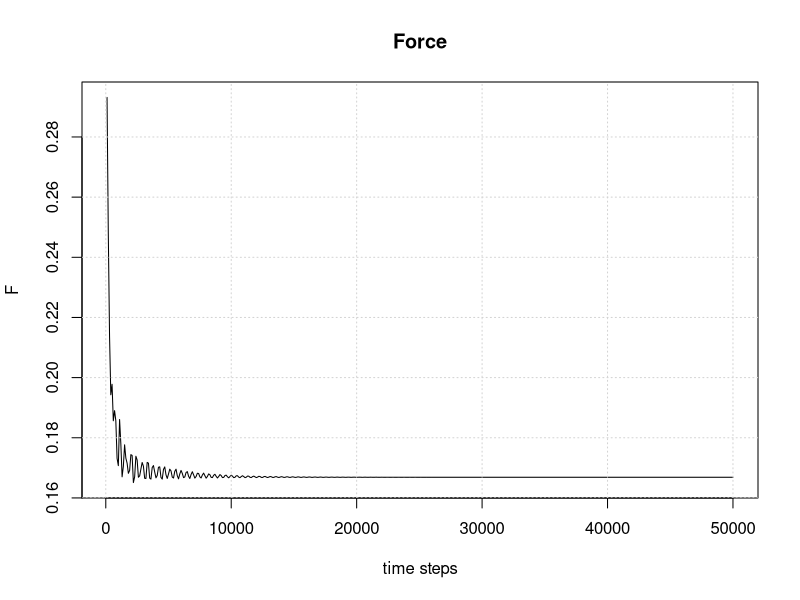
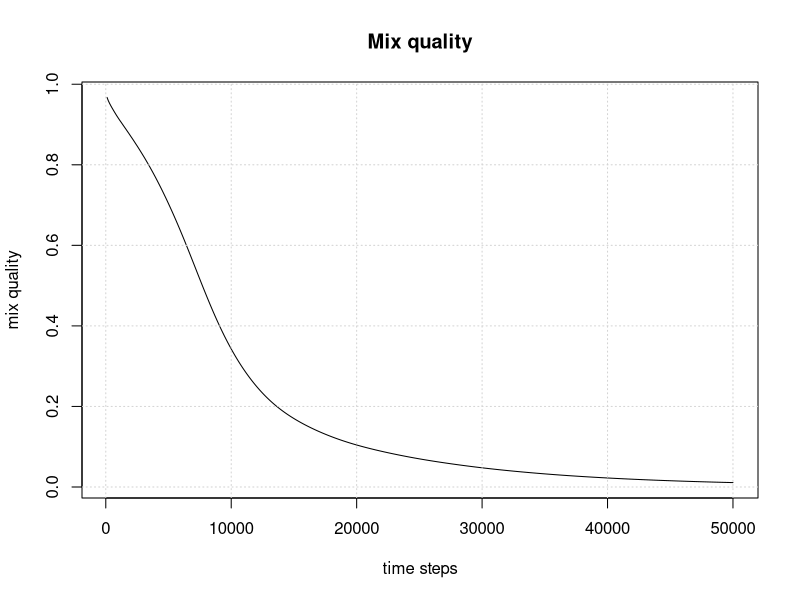
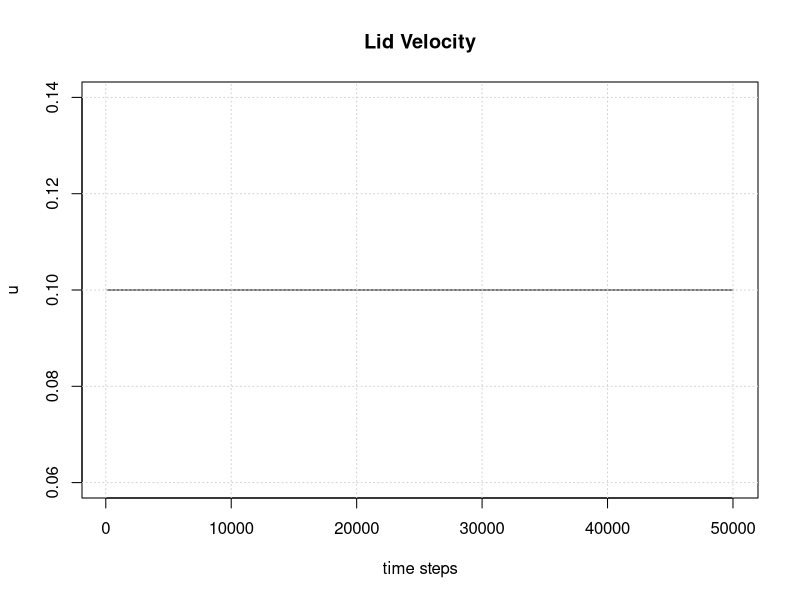
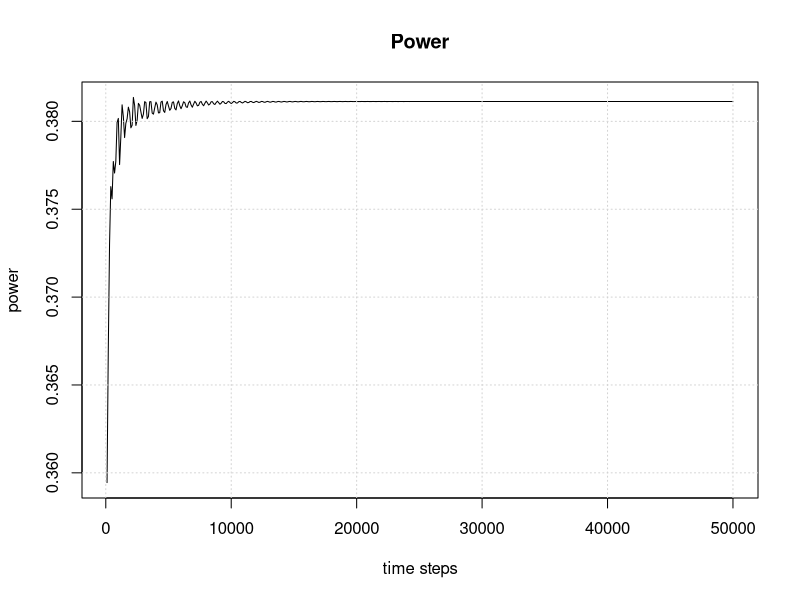
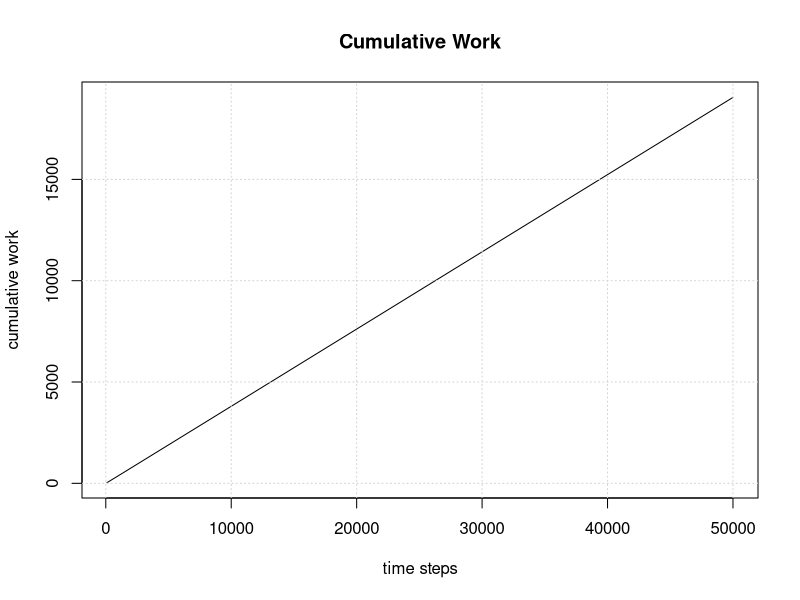

Here is the R script that generated these plots, in order:

#setwd("~/TCLB/")
setwd("D:/STUDIA/MEIL_MGR/MSc/WYNIKI_reference/Filip_ref/output_FilipRefCase/")

#setwd("E:/LBM/WYNIKI_optymalizacja")
rm(list=ls()) # clear the workspace


#tab = read.csv("lid_withVeloControl_Log_P00_00000000.csv")
#tab = read.csv("lid_constVelo_100k_v0000_Log_P00_00000000.csv")
#tab = read.csv("REF_ADJ_50k_Sin2T_50k_v0100_Log_P00_00000000.csv")

tab = read.csv("Filip_refCase_Log_P00_00000000.csv")

#tab = read.csv("lid_Log_Sin2Pi_50k_velo0100.csv")

plot(tab$Iteration,tab$NMovingWallForce,type="l",
     main="Force", xlab="time steps", ylab="F")
grid(nx = NULL, ny = NULL, col = "lightgray", lty = "dotted")

plot(tab$Iteration,tab$TotalTempSqr/tab$CountCells,type="l",
     main="Mix quality", xlab="time steps", ylab="mix quality")
grid(nx = NULL, ny = NULL, col = "lightgray", lty = "dotted")

#plot(tab$Iteration,tab$SWallForce,type="l")

plot(tab$Iteration,tab$MovingWallVelocity.DefaultZone,type="l",
     main="Lid Velocity", xlab="time steps", ylab="u")
grid(nx = NULL, ny = NULL, col = "lightgray", lty = "dotted")


plot(tab$Iteration,tab$MovingWallPower,type="l",
     main="Power", xlab="time steps", ylab="power")
grid(nx = NULL, ny = NULL, col = "lightgray", lty = "dotted")

plot(tab$Iteration,cumsum(tab$MovingWallPower)*tab$Iteration[1], type="l",
     main="Cumulative Work", xlab="time steps", ylab="cumulative work")
grid(nx = NULL, ny = NULL, col = "lightgray", lty = "dotted")


work = sum(tab$MovingWallPower)*tab$Iteration[1]
mix_quality = tail(tab$TotalTempSqr, n=1) / tail(tab$CountCells, n=1) 
